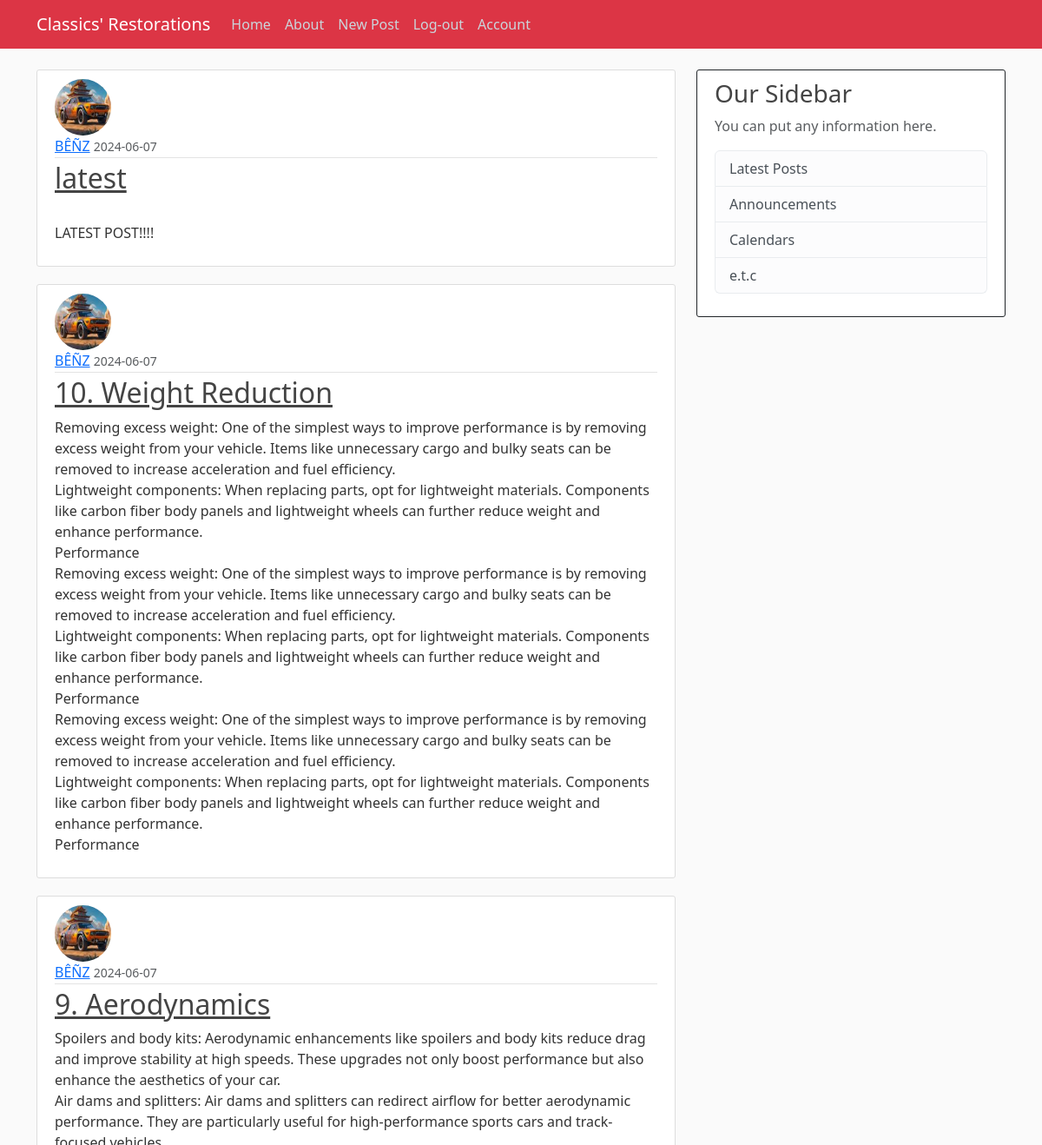
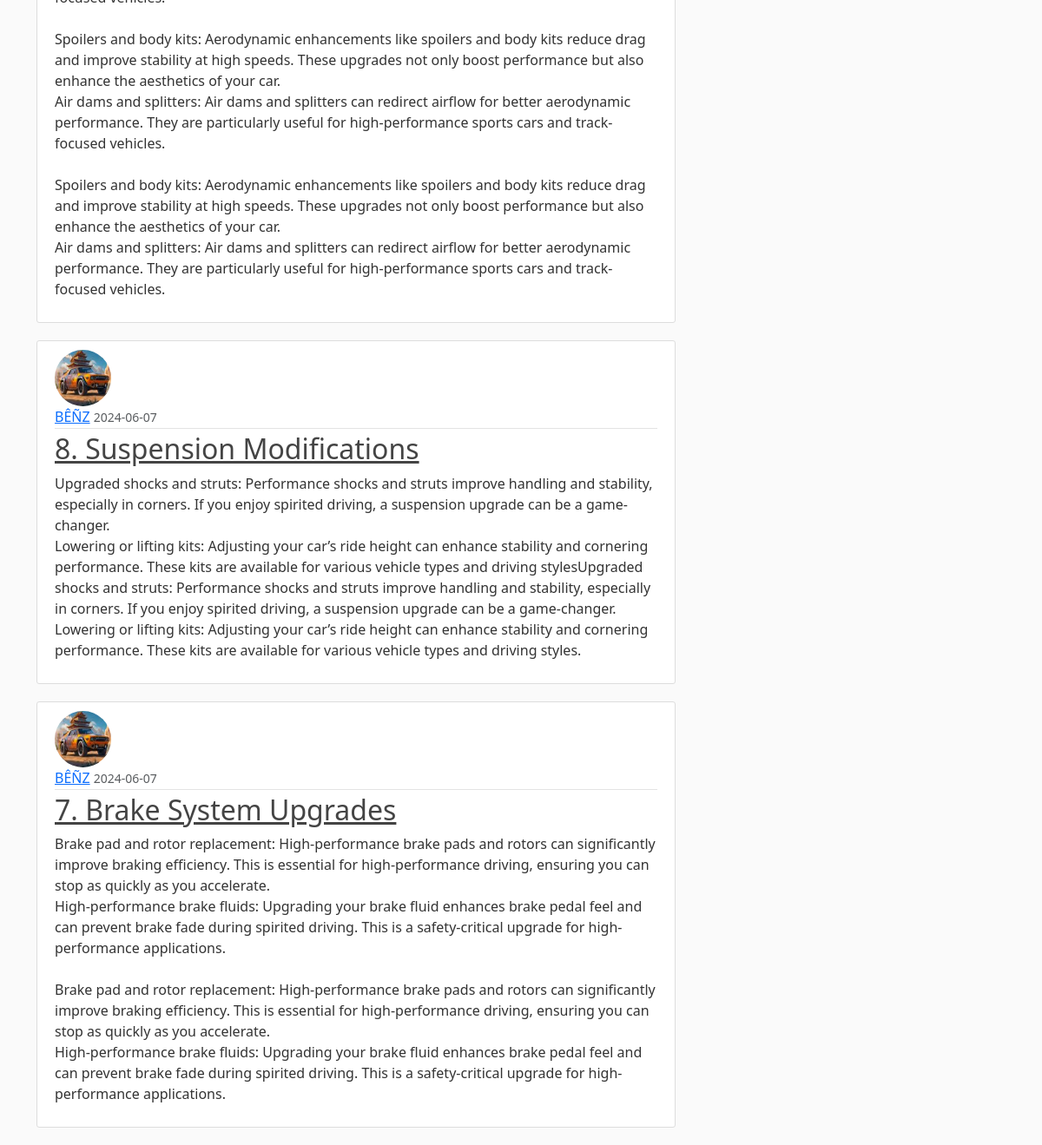
Screenshot of / (signed in) with the database file from the repository (2 pictures, top to bottom).
### app/models.py (models this page shows, shortened)
class Post(db.Model):
    id = db.Column(db.Integer, primary_key=True)
    title = db.Column(db.String(100), nullable=False)
    content = db.Column(db.Text, nullable=False)
    date_posted = db.Column(db.DateTime, nullable=False, default=datetime.utcnow)
    user_id = db.Column(db.Integer, db.ForeignKey('user.id'), nullable=False)

class User(db.Model, UserMixin):
    id = db.Column(db.Integer, primary_key=True)
    username = db.Column(db.String(12), unique=True, nullable=False)
    email = db.Column(db.String(120), unique=True, nullable=False)
    image_file = db.Column(db.String(20), nullable=False, default='default.jpeg')
    password = db.Column(db.String(60), nullable=False)
    posts = db.relationship("Post", backref='author', lazy=True)

### app/routes.py (the view)
@app.route("/")
def home():
    page = request.args.get('page', 1, type=int)
    posts = Post.query.order_by(Post.date_posted.desc()).paginate(page=page, per_page=5)
    return render_template("home.html", posts=posts)

### app/models.py (called while the page is built)
@login_manager.user_loader
def load_user(user_id):
    return User.query.get(int(user_id))

### app/templates/home.html
{% extends "base.html" %}
{% block content %}
{% for post in posts %}
<article class="media content-section">
  <img
  class="rounded-circle article-img"
  src="{{ url_for('static',filename='profile_pics/' + post.author.image_file) }}"
  alt=""
/>
   <div class="media-body">
     <div class="article-metadata">
       <a class="mr-2" href="#">{{ post.author.username }}</a>
       <small class="text-muted">{{ post.date_posted.strftime('%Y-%m-%d') }}</small>
     </div>
     <h2><a class="article-title" href="{{ url_for('post' , post_id = post.id) }}">{{ post.title }}</a></h2>
     <p class="article-content">{{ post.content }}</p>
   </div>
 </article>
   {% endfor %}
   {% endblock %}

### app/static/main.css (style rules this page uses)
body { background: #fafafa; color: #333333; margin-top: 5rem; }
h1, h2, h3, h4, h5, h6 { color: #444444; }
.content-section { background: #ffffff; padding: 10px 20px; border: 1px solid #dddddd; border-radius: 3px; margin-bottom: 20px; }
.article-title { color: #444444; }
.article-content { white-space: pre-line; }
.article-img { height: 65px; width: 65px; margin-right: 16px; }
.article-metadata { padding-bottom: 1px; margin-bottom: 4px; border-bottom: 1px solid #e3e3e3 }

### rows the page displays
Post: image_file (picture), author.username "BÊÑZ", date_posted "2024-06-07", title "latest", content "LATEST POST!!!!"
Post: image_file (picture), author.username "BÊÑZ", date_posted "2024-06-07", title "10. Weight Reduction", content "Removing excess weight: One of the simplest ways to improve performance is by removing excess weight from your vehicle. Items like unnecessary cargo and bulky seats can be removed to increase acceleration and fuel efficiency. Lightweight components: When replacing parts, opt for lightweight materials. Components like carbon fiber body panels and lightweight wheels can further reduce weight and enhance performance. Performance Removing excess weight: One of the simplest ways to improve performance is by removing excess weight from your vehicle. Items like unnecessary cargo and bulky seats can be removed to increase acceleration and fuel efficiency. Lightweight components: When replacing…"
Post: image_file (picture), author.username "BÊÑZ", date_posted "2024-06-07", title "9. Aerodynamics", content "Spoilers and body kits: Aerodynamic enhancements like spoilers and body kits reduce drag and improve stability at high speeds. These upgrades not only boost performance but also enhance the aesthetics of your car. Air dams and splitters: Air dams and splitters can redirect airflow for better aerodynamic performance. They are particularly useful for high-performance sports cars and track-focused vehicles. Spoilers and body kits: Aerodynamic enhancements like spoilers and body kits reduce drag and improve stability at high speeds. These upgrades not only boost performance but also enhance the aesthetics of your car. Air dams and splitters: Air dams and splitters can redirect airflow for…"
Post: image_file (picture), author.username "BÊÑZ", date_posted "2024-06-07", title "8. Suspension Modifications", content "Upgraded shocks and struts: Performance shocks and struts improve handling and stability, especially in corners. If you enjoy spirited driving, a suspension upgrade can be a game-changer. Lowering or lifting kits: Adjusting your car’s ride height can enhance stability and cornering performance. These kits are available for various vehicle types and driving stylesUpgraded shocks and struts: Performance shocks and struts improve handling and stability, especially in corners. If you enjoy spirited driving, a suspension upgrade can be a game-changer. Lowering or lifting kits: Adjusting your car’s ride height can enhance stability and cornering performance. These kits are available for various…"
Post: image_file (picture), author.username "BÊÑZ", date_posted "2024-06-07", title "7. Brake System Upgrades", content "Brake pad and rotor replacement: High-performance brake pads and rotors can significantly improve braking efficiency. This is essential for high-performance driving, ensuring you can stop as quickly as you accelerate. High-performance brake fluids: Upgrading your brake fluid enhances brake pedal feel and can prevent brake fade during spirited driving. This is a safety-critical upgrade for high-performance applications. Brake pad and rotor replacement: High-performance brake pads and rotors can significantly improve braking efficiency. This is essential for high-performance driving, ensuring you can stop as quickly as you accelerate. High-performance brake fluids: Upgrading your brake fluid…"
